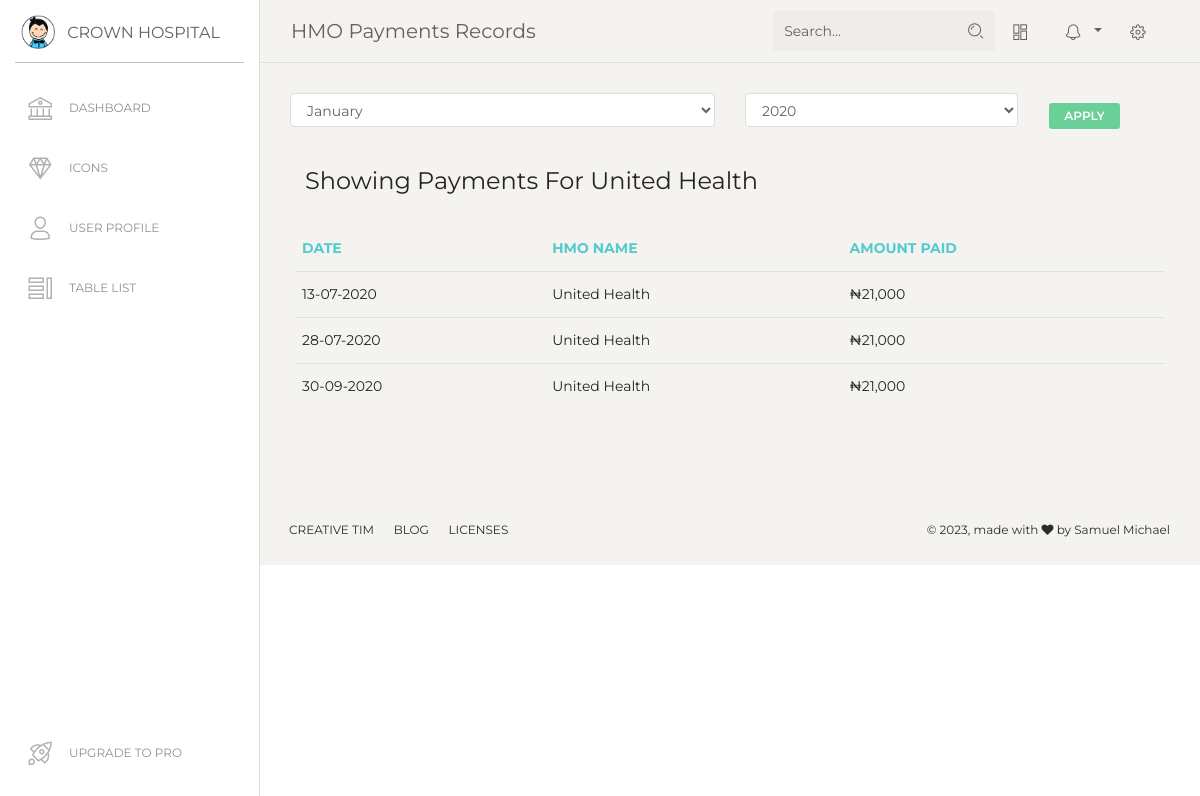
The page /zh/index.php?name=United Health on the database its author committed.
### tables this page shows
CREATE TABLE `hmo_payments` (
  `id` int(11) NOT NULL AUTO_INCREMENT,
  `date` date NOT NULL,
  `hmo_name` varchar(30) NOT NULL,
  `amount` int(11) NOT NULL,
  PRIMARY KEY (`id`)
);

### config/DB.php (called while the page is built, shortened)
<?php
    class DB {
        public $conn;
        public function __construct($host = 'localhost', $user = 'root', $password = '', $dbname = 'hmo') {
            $this->host = $host;
            $this->user = $user;
            $this->password = $password;
            $this->dbname = $dbname;
            $this->conn = new mysqli($this->host, $this->user, $this->password, $this->dbname) or die("Failed to connect to MySQLi" . $this->conn->connect_error);
        }
        public function formatDate($date) {
            $date = date_create($date);
            return date_format($date, 'd-m-Y');
        }
        public function getHMOPayments($hmo_name, $year="") {
            $sql = "SELECT * FROM hmo_payments WHERE date LIKE '%$year%' AND hmo_name = ?; " ;
            $stmt = $this->conn->prepare($sql);
            $stmt->bind_param('s', $hmo_name);
            $stmt->execute();
            return $stmt->get_result();
        }
    }

### zh/index.php (the view, shortened to what this page needs)
<?php
    require_once '../config/DB.php';
    $db =  new DB();
    $name = $_GET['name'];
    $year = $_GET['year'];
?>
<?php include '../inc/head.php' ?>
<body class="">
    <div class="wrapper ">
        <div class="sidebar" data-color="white" data-active-color="danger">
            <div class="logo">
                <a href="https://www.creative-tim.com" class="simple-text logo-mini">
                    <div class="logo-image-small">
                        <img src="../assets/img/logo-small.png">
                    </div>
                </a>
                <a href="https://www.creative-tim.com" class="simple-text logo-normal">
                Crown Hospital
                </a>
            </div>
            <div class="sidebar-wrapper">
                <ul class="nav">
                    <?php include '../inc/nav_links.php' ?>
                </ul>
            </div>
        </div>
        <div class="main-panel">
            <?php include '../inc/navbar.php' ?>
            <div class="content">
                <div class="row">
                    <div class="col-md-12">
                        <div class="row">
                                <div class="col-md-6">
                                    <select name="month" id="" class="form-control form-select-sm">
                                        <option value="">January</option>
                                    </select>
                                </div>
                                <div class="col-md-4">
                                    <select class="form-control form-select-sm" name="year" id="" onchange="location = this.value;">
                                        <option  value="index?name=<?= $name ?>&year=2020">2020</option>
                                    </select>
                                </div>
                                <div class="col-md-2">
                                    <button  class="btn btn-success btn-sm" >Apply</button>
                                </div>
                        </div>
                        <div class="card card-plain">
                            <div class="card-header">
                                <h4 class="card-title"> Showing Payments For <?= ucwords($name) ?></h4>
                            </div>
                            <div class="card-body">
                                <div class="table-responsive">
                                    <table class="table">
                                        <thead class=" text-primary">
                                            <th>Date</th>
                                            <th>HMO Name</th>
                                            <th>Amount Paid</th>
                                        </thead>
                                        <tbody>
                                            <?php $results = $db->getHMOPayments($name, $year) ?>
                                            <?php if (!$results) : ?>
                                            <?php else : ?>
                                                <?php foreach ($results->fetch_all(MYSQLI_ASSOC) as $result) : ?>
                                                    <?php extract($result) ?>
                                                    <tr>
                                                        <td><?= $db->formatDate($date) ?></td>
                                                        <td><?= $hmo_name ?></td>
                                                        <td>&#x20A6;<?= number_format($amount) ?></td>
                                                    </tr>
                                                <?php endforeach; ?>
                                            <?php endif; ?>
                                        </tbody>
                                    </table>
                                </div>
                            </div>
                        </div>
                    </div>
                </div>
            </div>
            <?php include '../inc/footer.php' ?>
        </div>
    </div>
</body>
</html>

### rows shown on the page
hmo_payments: date "13-07-2020", hmo_name "United Health", amount "21,000"
hmo_payments: date "28-07-2020", hmo_name "United Health", amount "21,000"
hmo_payments: date "30-09-2020", hmo_name "United Health", amount "21,000"

### other values the page prints
$name "United Health"
